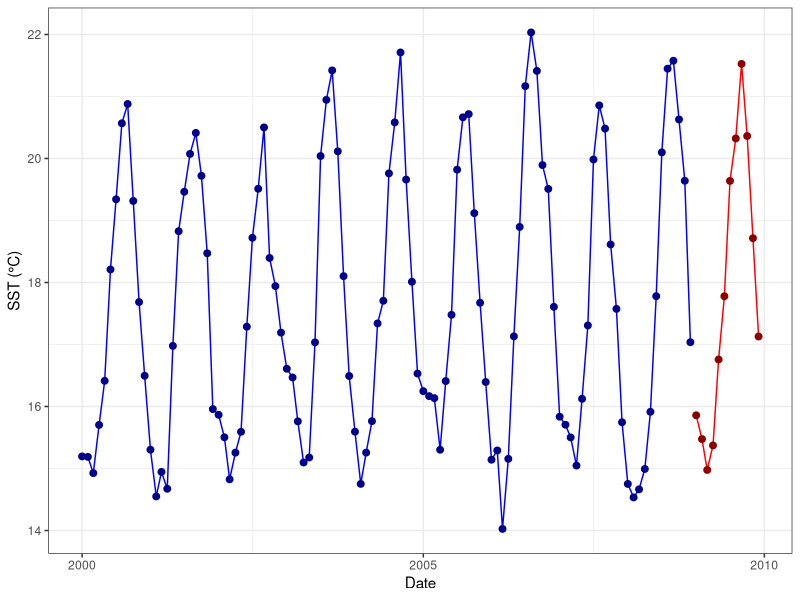
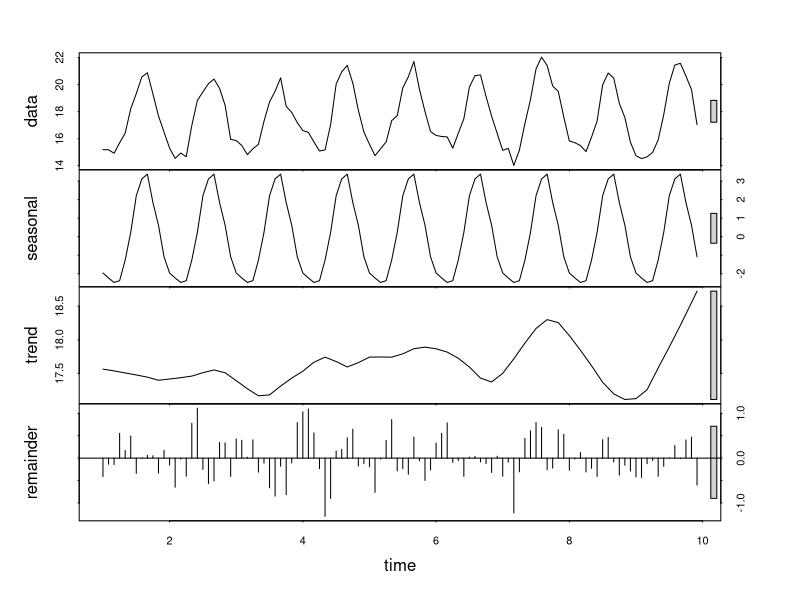
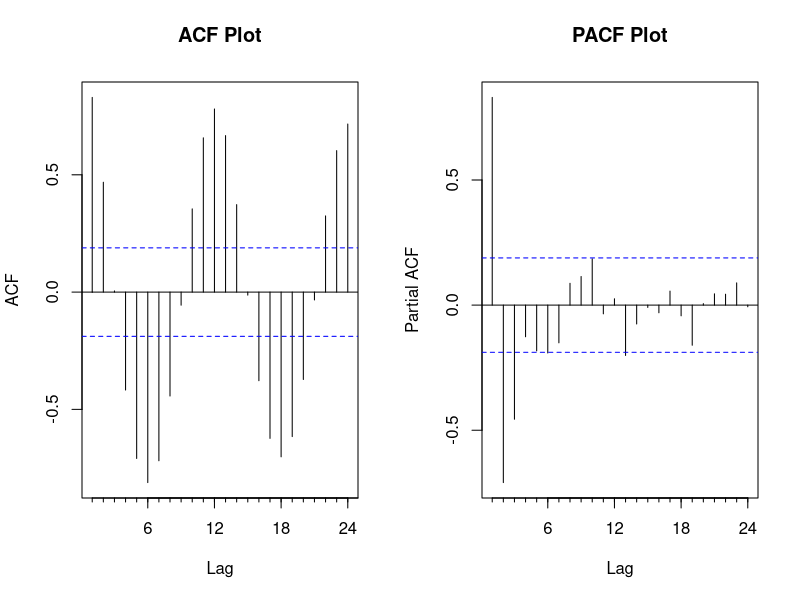
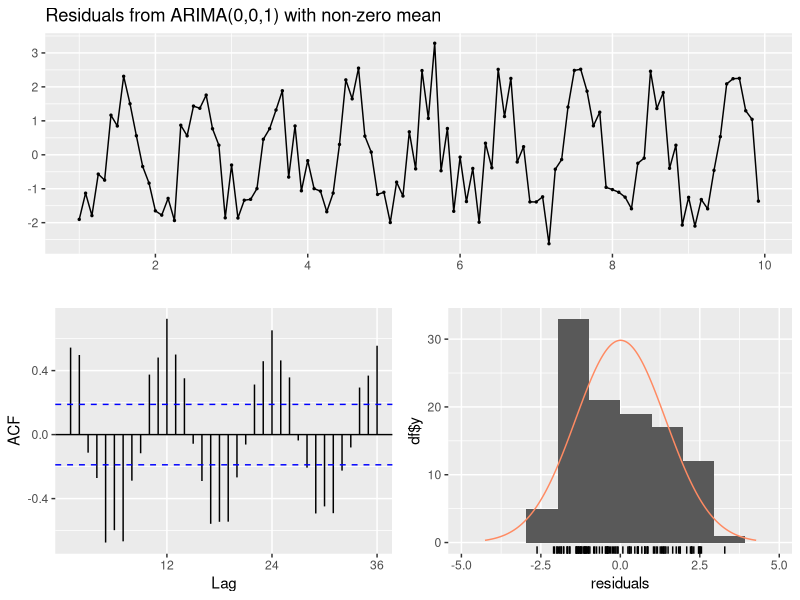
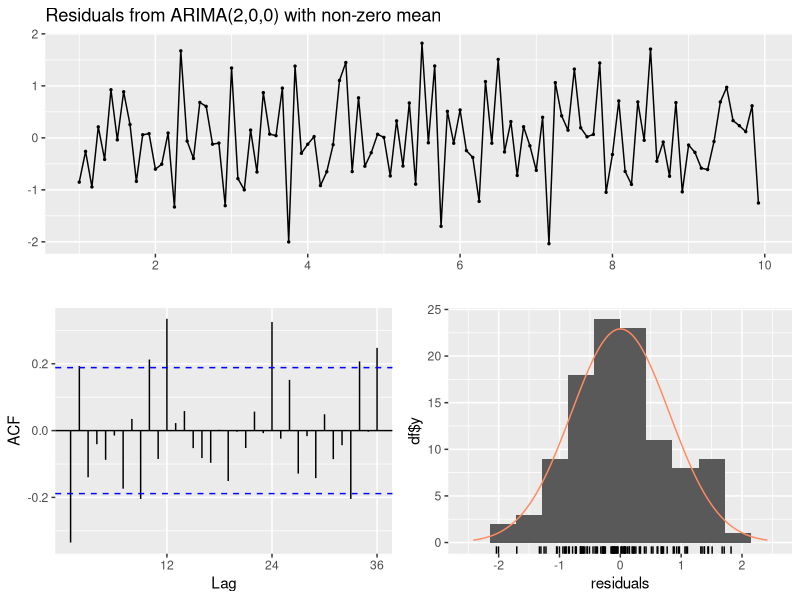
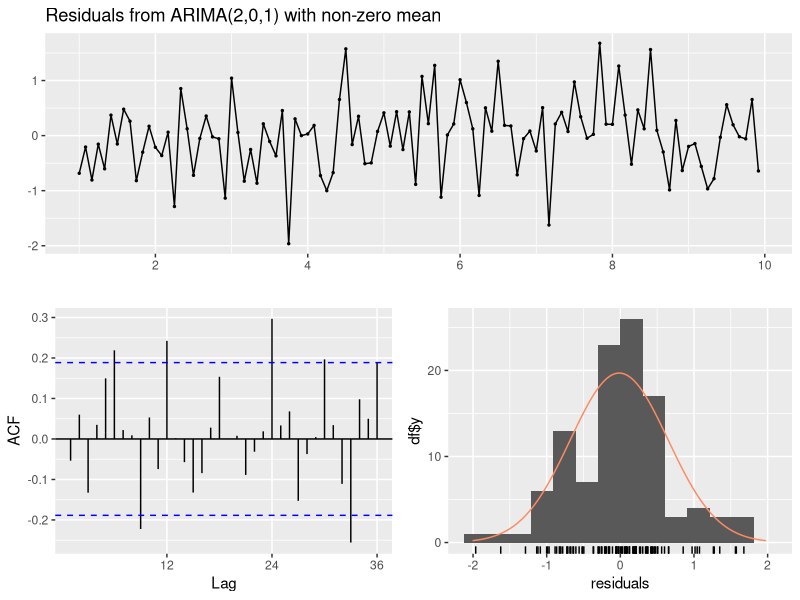
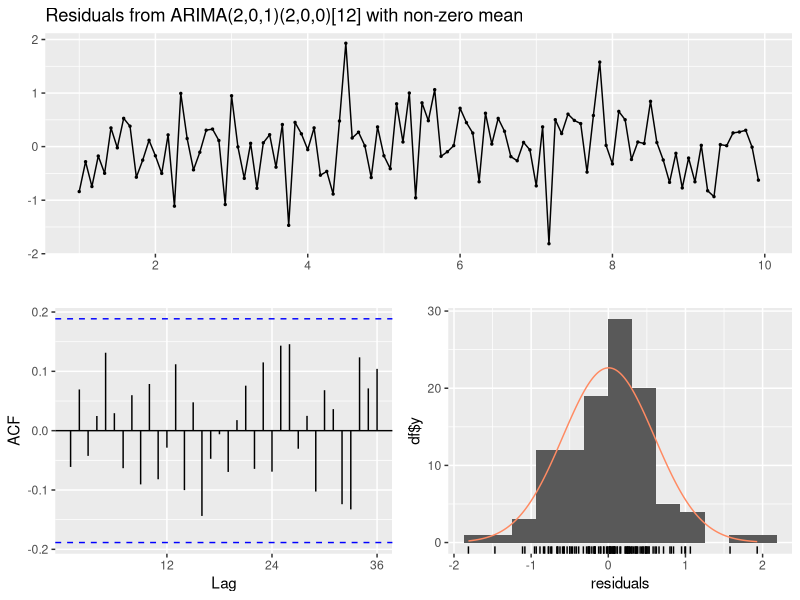
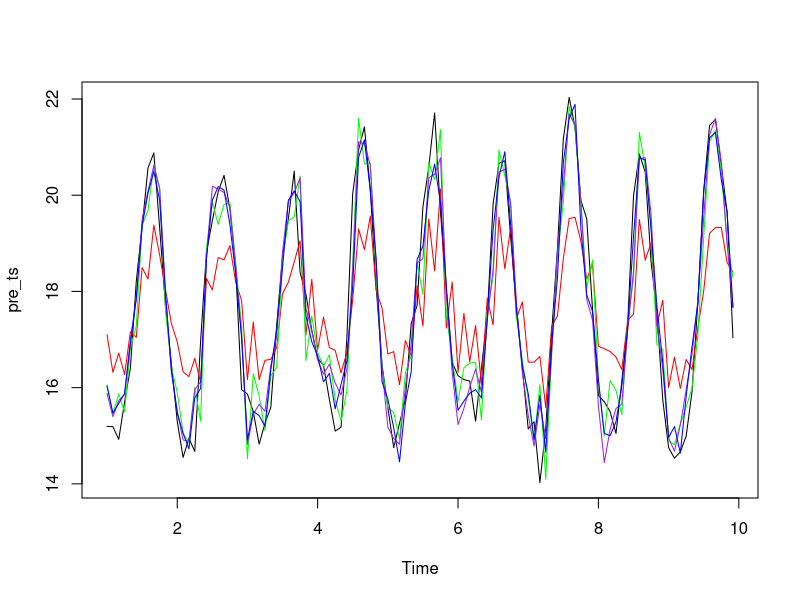

These charts were generated, in order, by the following R code:
## ---- chunk 1
knitr::opts_chunk$set(message = FALSE, warning = FALSE, fig.pos = "H", out.extra = "", fig.align = "center")

library(tidyverse) 
library(tseries)
library(forecast)
## ---- chunk 2
sst = read_csv(here::here("data", "sst.csv")) %>% 
  mutate(date = paste(month, year)) %>% 
  mutate(date = my(date)) %>% 
  select(sst, date) %>% 
  arrange(date)

head(sst)
## ---- chunk 3
pre_sst = sst %>% 
  filter(year(date) != 2009 & year(date) > 1999)

pre_ts = pre_sst %>% 
  pull(sst) %>% 
  ts(deltat = 1/12)

post_sst = sst %>% 
  filter(year(date) == 2009)

post_ts = post_sst %>% 
  pull(sst) %>% 
  ts(deltat = 1/12)
## ---- chunk 4
ggplot() +
  geom_line(data = pre_sst, aes(date, sst), color = "blue") +
  geom_point(data = pre_sst, aes(date, sst), color = "darkblue", size = 2) +
  geom_line(data = post_sst, aes(date, sst), color = "red") +
  geom_point(data = post_sst, aes(date, sst), color = "darkred", size = 2) +
  theme_bw() +
  labs(x = "Date", 
       y = "SST (°C)")
## ---- chunk 5
decomp = stl(pre_ts, s.window = "periodic")

plot(decomp)
## ---- chunk 6
df_test = adf.test(pre_ts, k=0)
## ---- chunk 7
par(mfrow=c(1,2))

Acf(pre_ts, main="ACF Plot") #lag 1
Pacf(pre_ts, main="PACF Plot") #lag 2
## ---- chunk 8
m1 = Arima(pre_ts, c(0,0,1))
forecast::checkresiduals(m1)
## ---- chunk 9
m2 = Arima(pre_ts, c(2,0,0))
forecast::checkresiduals(m2)
## ---- chunk 10
m3 = Arima(pre_ts, c(2,0,1))
forecast::checkresiduals(m3)
## ---- chunk 11
m4 = auto.arima(pre_ts, stationary = TRUE, stepwise = FALSE, approximation = FALSE)

forecast::checkresiduals(m4)
## ---- chunk 12
log1 = summary(m1)$loglik
log2 = summary(m2)$loglik
log3 = summary(m3)$loglik
log4 = summary(m4)$loglik
aic1 = summary(m1)$aic
aic2 = summary(m2)$aic
aic3 = summary(m3)$aic
aic4 = summary(m4)$aic
## ---- chunk 13
par(mfrow=c(1,1))

plot(pre_ts)
lines(fitted(m1), col = "red")
lines(fitted(m2), col = "green")
lines(fitted(m3), col = "purple")
lines(fitted(m4), col = "blue")
## ---- chunk 14
rmse1 = sqrt(mean((pre_ts - fitted(m1))^2))
rmse2 = sqrt(mean((pre_ts - fitted(m2))^2))
rmse3 = sqrt(mean((pre_ts - fitted(m3))^2))
rmse4 = sqrt(mean((pre_ts - fitted(m4))^2))
## ---- chunk 15
forecast1=predict(m1, 12)$pred %>% 
  as.vector()
forecast2=predict(m2, 12)$pred %>% 
  as.vector()
forecast3=predict(m3, 12)$pred %>% 
  as.vector()
forecast4=predict(m4, 12)$pred %>% 
  as.vector()

post_sst$forcast1 = forecast1
post_sst$forcast2 = forecast2
post_sst$forcast3 = forecast3
post_sst$forcast4 = forecast4
## ---- chunk 16
rmse5 = sqrt(mean((post_ts - forecast1)^2))
rmse6 = sqrt(mean((post_ts - forecast2)^2))
rmse7 = sqrt(mean((post_ts - forecast3)^2))
rmse8 = sqrt(mean((post_ts - forecast4)^2))
## ---- chunk 17
ggplot() +
  geom_line(data = pre_sst, aes(date, sst), color = "darkblue") +
  geom_point(data = pre_sst, aes(date, sst), color = "darkblue", size = 2) +
  geom_line(data = post_sst, aes(date, sst), linetype = "dashed") +
  geom_line(data = post_sst, aes(date, forcast1), color = "red") +
  geom_line(data = post_sst, aes(date, forcast2), color = "green") +
  geom_line(data = post_sst, aes(date, forcast3), color = "purple") +
  geom_line(data = post_sst, aes(date, forcast4), color = "blue") +
  theme_bw() +
  labs(x = "Date", 
       y = "SST (°C)")
## ---- chunk 18
m1 %>% forecast(60) %>% autoplot() + theme_bw()
## ---- chunk 19
m2 %>% forecast(60) %>% autoplot() + theme_bw()
## ---- chunk 20
m3 %>% forecast(60) %>% autoplot() + theme_bw()
## ---- chunk 21
m4 %>% forecast(60) %>% autoplot() + theme_bw()
